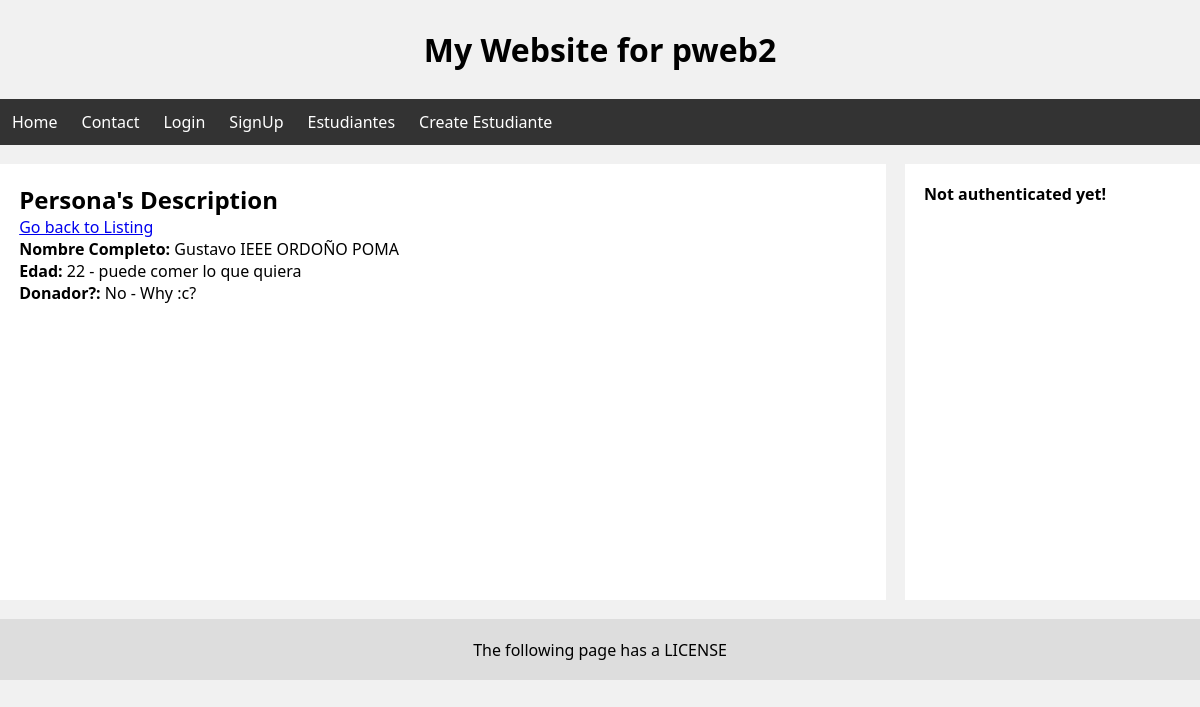
The page /personas/23/ on the database its author committed.
### personas/models.py (models this page shows, shortened)
class Persona(models.Model):
    nombres = models.CharField(max_length=100)
    apellidos = models.CharField(max_length=100)
    edad = models.IntegerField() # max_digits=3
    donador = models.BooleanField()

### personas/views.py (the view)
# urls.py: path('<int:myID>/', views.personasShowObject, name="browsing"),
def personasShowObject(request, myID):
    persona = get_object_or_404(Persona, id=myID)
    return render(request, "personas/description.html", {
        "persona": persona
    })

### personas/templates/personas/description.html (shortened to what this page needs)
{% extends 'layouts/main-layout.html' %}
{% block content %}
    <h2>Persona's Description</h2>
    <a href="../">Go back to Listing</a>
    <p><b>Nombre Completo: </b>{{ persona.nombres }} {{ persona.apellidos|upper }}</p>
    <p><b>Edad: </b>{{ persona.edad }} -
        {% if persona.edad > 40 %}
            debe cuidarse del colesterol
        {% else %}
            puede comer lo que quiera
        {% endif %}
    </p>
    <p><b>Donador?: </b>
        {% if persona.donador %}
            Sí - OK c:
        {% else %}
            No - Why :c?
        {% endif %}
    </p>
{% endblock %}

### static/css/styles.css (style rules this page uses)
* { box-sizing: border-box; margin: 0; padding: 0; font-family:'Segoe UI', Tahoma, Geneva, Verdana, sans-serif; }
body { background-color: #F1F1F1; }

### rows shown on the page
Persona: nombres "Gustavo IEEE", apellidos "ORDOÑO POMA", edad "22"
